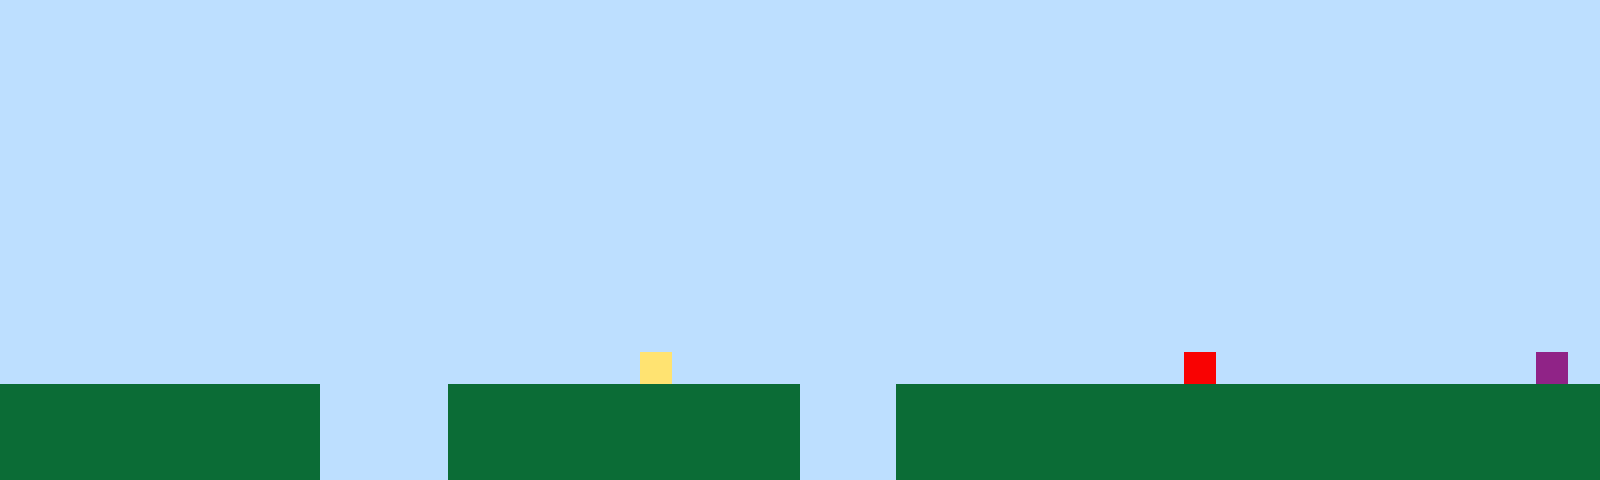

Below is a game level as drawn by its tile map, then a one-line description and the .tmx file that defines it, in full:
An orthogonal 50x15 tile map with 32x32 px tiles, 1 tile layer (Tile Layer 1).

<map version="1.10" tiledversion="1.11.2" orientation="orthogonal" renderorder="right-up" width="50" height="15" tilewidth="32" tileheight="32" infinite="0" nextlayerid="2" nextobjectid="1"><editorsettings><export target="map1.csv" format="csv" /></editorsettings><tileset firstgid="1" name="sprites" tilewidth="32" tileheight="32" tilecount="6" columns="3"><image source="sprites.png" width="96" height="64" /></tileset><layer id="1" name="Tile Layer 1" width="50" height="15"><data encoding="csv">1,1,1,1,1,1,1,1,1,1,1,1,1,1,1,1,1,1,1,1,1,1,1,1,1,1,1,1,1,1,1,1,1,1,1,1,1,1,1,1,1,1,1,1,1,1,1,1,1,1,1,1,1,1,1,1,1,1,1,1,1,1,1,1,1,1,1,1,1,1,1,1,1,1,1,1,1,1,1,1,1,1,1,1,1,1,1,1,1,1,1,1,1,1,1,1,1,1,1,1,1,1,1,1,1,1,1,1,1,1,1,1,1,1,1,1,1,1,1,1,1,1,1,1,1,1,1,1,1,1,1,1,1,1,1,1,1,1,1,1,1,1,1,1,1,1,1,1,1,1,1,1,1,1,1,1,1,1,1,1,1,1,1,1,1,1,1,1,1,1,1,1,1,1,1,1,1,1,1,1,1,1,1,1,1,1,1,1,1,1,1,1,1,1,1,1,1,1,1,1,1,1,1,1,1,1,1,1,1,1,1,1,1,1,1,1,1,1,1,1,1,1,1,1,1,1,1,1,1,1,1,1,1,1,1,1,1,1,1,1,1,1,1,1,1,1,1,1,1,1,1,1,1,1,1,1,1,1,1,1,1,1,1,1,1,1,1,1,1,1,1,1,1,1,1,1,1,1,1,1,1,1,1,1,1,1,1,1,1,1,1,1,1,1,1,1,1,1,1,1,1,1,1,1,1,1,1,1,1,1,1,1,1,1,1,1,1,1,1,1,1,1,1,1,1,1,1,1,1,1,1,1,1,1,1,1,1,1,1,1,1,1,1,1,1,1,1,1,1,1,1,1,1,1,1,1,1,1,1,1,1,1,1,1,1,1,1,1,1,1,1,1,1,1,1,1,1,1,1,1,1,1,1,1,1,1,1,1,1,1,1,1,1,1,1,1,1,1,1,1,1,1,1,1,1,1,1,1,1,1,1,1,1,1,1,1,1,1,1,1,1,1,1,1,1,1,1,1,1,1,1,1,1,1,1,1,1,1,1,1,1,1,1,1,1,1,1,1,1,1,1,1,1,1,1,1,1,1,1,1,1,1,1,1,1,1,1,1,1,1,1,1,1,1,1,1,1,1,1,1,1,1,1,1,1,1,1,1,1,1,1,1,1,1,1,1,1,1,1,1,1,1,1,1,1,1,1,1,1,1,1,1,1,1,1,1,1,1,1,1,1,1,1,1,1,1,1,1,1,1,1,1,1,1,1,1,1,1,1,1,1,1,1,1,1,1,1,1,1,1,1,1,1,1,1,1,1,1,1,1,1,1,1,1,1,1,1,1,1,1,4,1,1,1,1,1,1,1,1,1,1,1,1,1,1,1,1,5,1,1,1,1,1,1,1,1,1,1,6,1,2,2,2,2,2,2,2,2,2,2,1,1,1,1,2,2,2,2,2,2,2,2,2,2,2,1,1,1,2,2,2,2,2,2,2,2,2,2,2,2,2,2,2,2,2,2,2,2,2,2,2,2,2,2,2,2,2,2,2,2,1,1,1,1,2,2,2,2,2,2,2,2,2,2,2,1,1,1,2,2,2,2,2,2,2,2,2,2,2,2,2,2,2,2,2,2,2,2,2,2,2,2,2,2,2,2,2,2,2,2,1,1,1,1,2,2,2,2,2,2,2,2,2,2,2,1,1,1,2,2,2,2,2,2,2,2,2,2,2,2,2,2,2,2,2,2,2,2,2,2</data></layer></map>
